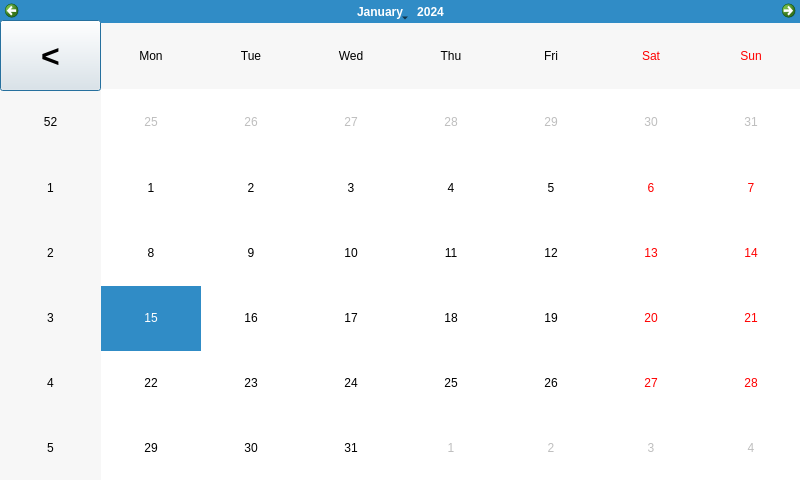
<?xml version="1.0" encoding="UTF-8"?>
<ui version="4.0">
 <class>Calendar</class>
 <widget class="QDialog" name="Calendar">
  <property name="geometry">
   <rect>
    <x>0</x>
    <y>0</y>
    <width>800</width>
    <height>480</height>
   </rect>
  </property>
  <property name="windowTitle">
   <string>Dialog</string>
  </property>
  <widget class="QCalendarWidget" name="calendarWidget">
   <property name="geometry">
    <rect>
     <x>0</x>
     <y>0</y>
     <width>801</width>
     <height>481</height>
    </rect>
   </property>
  </widget>
  <widget class="QPushButton" name="pushButton">
   <property name="geometry">
    <rect>
     <x>0</x>
     <y>20</y>
     <width>101</width>
     <height>71</height>
    </rect>
   </property>
   <property name="font">
    <font>
     <pointsize>24</pointsize>
     <weight>75</weight>
     <bold>true</bold>
    </font>
   </property>
   <property name="text">
    <string>&lt;</string>
   </property>
  </widget>
 </widget>
 <resources/>
 <connections/>
</ui>
